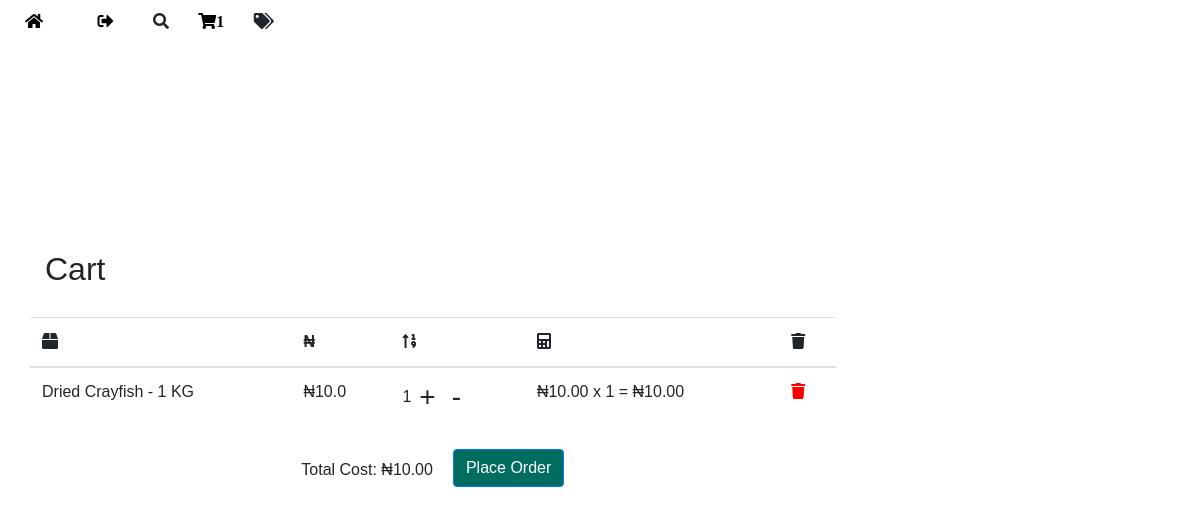
/cart/ (signed in), run on an earlier commit of the app's database.
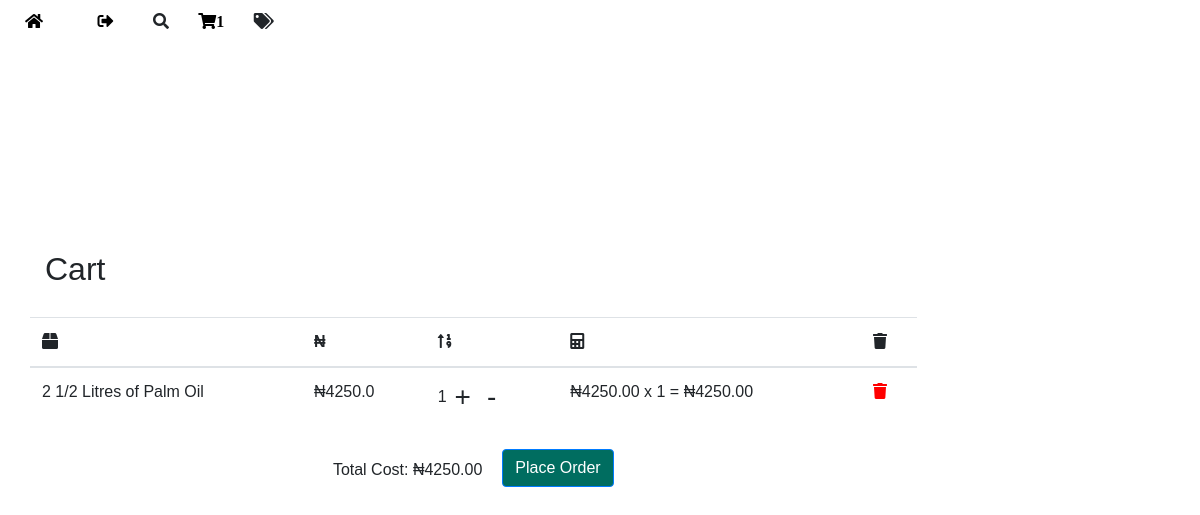
And on a later commit of the database.
### afri_food/models.py (models this page shows, shortened)
class CartItem(models.Model):
    cart = models.ForeignKey(Cart, on_delete=models.CASCADE, related_name='items')
    content_type = models.ForeignKey(ContentType, on_delete=models.CASCADE)
    object_id = models.PositiveIntegerField()
    content_object = GenericForeignKey('content_type', 'object_id')
    quantity = models.PositiveIntegerField(default=1)

class CrayFish(models.Model):
    title = models.CharField(max_length=100)
    kg = models.FloatField(help_text="Enter the weight in kg")
    in_stock = models.BooleanField(default=True, help_text="Is this item in stock?")
    price = models.FloatField(help_text="Enter the price of the item")
    subcategory = models.ForeignKey(Subcategory, on_delete=models.CASCADE)
    images = GenericRelation(Image)
    comments = GenericRelation(Comment)

class Oil(models.Model):
    title = models.CharField(max_length=100)
    litres = models.FloatField(help_text="Enter the volume in litres")
    in_stock = models.BooleanField(default=True, help_text="Is this item in stock?")
    price = models.FloatField(help_text="Enter the price of the item")
    subcategory = models.ForeignKey(Subcategory, on_delete=models.CASCADE)
    images = GenericRelation(Image)
    comments = GenericRelation(Comment)

### afri_food/views.py (the view)
# urls.py: path('cart/', views.view_cart, name='cart_view'),
def view_cart(request):
    cart, created = Cart.objects.get_or_create(user=request.user)
    cart_items = cart.items.all()
    total_cost = sum(item.content_object.price * item.quantity for item in cart_items)
    context = {'cart': cart, 'cart_items': cart_items, 'total_cost': total_cost}
    return render(request, 'market/cart.html', context)

### afri_food/context_processors.py (called while the page is built)
def cart_item_count(request):
    if request.user.is_authenticated:
        cart_item_count = CartItem.objects.filter(cart__user=request.user).count()
    else:
        cart_item_count = 0
    return {
        'cart_item_count': cart_item_count
    }

### afri_food/templatetags/custom_filters.py (called while the page is built)
@register.filter
def multiply(value, arg):
    return value * arg

### afri_food/templates/market/cart.html (shortened to what this page needs)
{% extends 'market/layout.html' %}
{% load static %}
{% block body %}
{% load custom_filters %}
<div class="container" style="margin-top: 10px; position: relative;">
  <div>
    <h2 style="margin-top: 50px;">Cart</h2>
    <div class="row justify-content-center">
      {% if cart_items %}
        <table class="table">
          <thead>
            <tr>
              <th scope="col"><i class="fas fa-box"></i></th>
              <th scope="col"><span>₦</span></th>
              <th scope="col"><i class="fas fa-sort-numeric-up"></i></th>
              <th scope="col"><i class="fas fa-calculator"></i></th>
              <th scope="col"><i class="fas fa-trash"></i></th>
            </tr>
          </thead>
          <tbody>
            {% for item in cart_items %}
              <tr>
                <td>{{ item.content_object.title }}</td>
                <td>₦{{ item.content_object.price }}</td>
                <td>
                  <div class="d-flex align-items-center">
                    <h6>{{ item.quantity }}</h6>
                    <h3><a href="{% url 'update_cart' item.content_type.model item.object_id item.quantity|add:'1' %}" class="ml-2 mr-2">+</a></h3>
                    <h3><a href="{% url 'update_cart' item.content_type.model item.object_id item.quantity|add:'-1' %}" class="ml-2 mr-2" >-</a></h3>
                  </div>
                </td>
                <td>₦{{ item.content_object.price|floatformat:2 }} x {{ item.quantity }} = ₦{{ item.content_object.price|multiply:item.quantity|floatformat:2 }}</td>
                <td>
                  <a href="{% url 'remove_from_cart' item.content_type.model item.object_id %}"><i class="fas fa-trash" style="color: red;"></a></i>
                </td>
              </tr>
            {% endfor %}
          </tbody>
        </table>
        <div class="d-flex justify-content-between align-items-center">
          <h6 style="margin-top: 10px;">Total Cost: ₦{{ total_cost|floatformat:2 }}</h6>
          <button class="btn btn-primary" onclick="openModal('confirmOrderModal')"style="background-color: #006D60; color: white; margin-left: 20px">Place Order</button>
        </div>
      {% else %}
        <p>Your cart is empty.</p>
      {% endif %}
    </div>
  </div>
</div>
{% endblock %}

What changed in the data, as far as the page shows it:
removed CartItem: content_object "Dried Crayfish - 1 KG", content_object.price "10.0", quantity "1", content_object.price "10.00", content_object.price|multiply "10.00"
added CartItem: content_object "2 1/2 Litres of Palm Oil", content_object.price "4250.0", quantity "1", content_object.price "4250.00", content_object.price|multiply "4250.00"
Also different on the page:
{{ total_cost|floatformat:2 }}: "10.00" → "4250.00"
